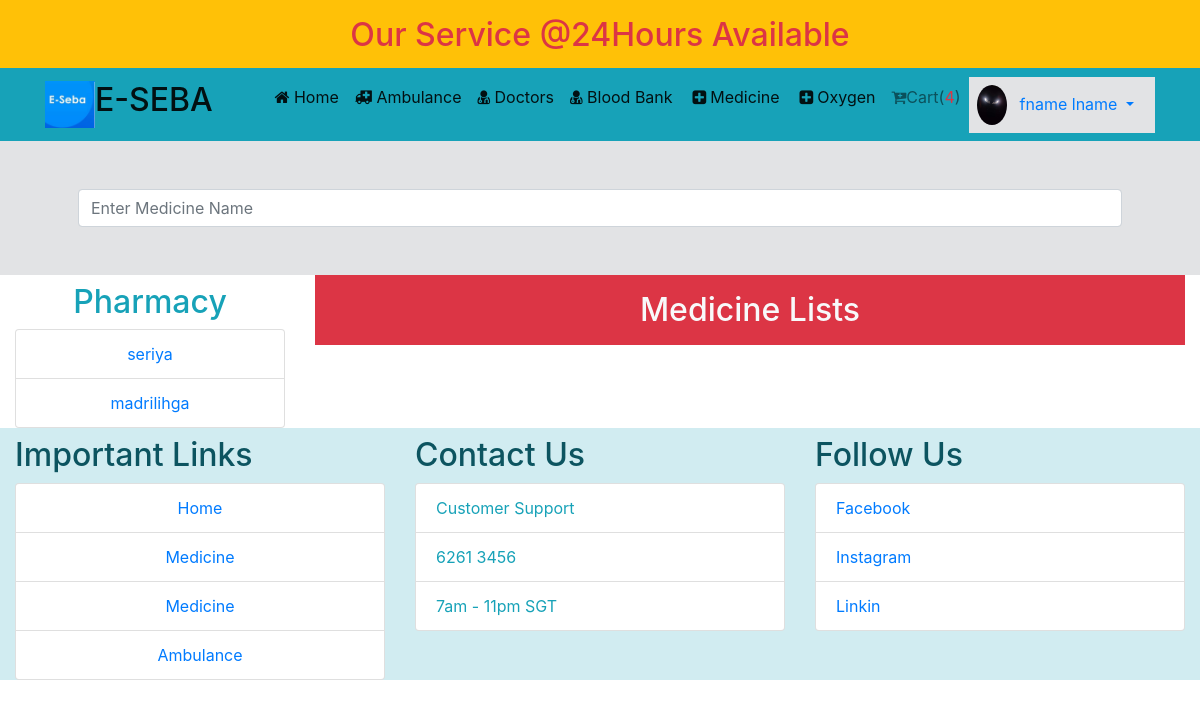
/medicine.php (signed in), run on an earlier commit of the app's database.
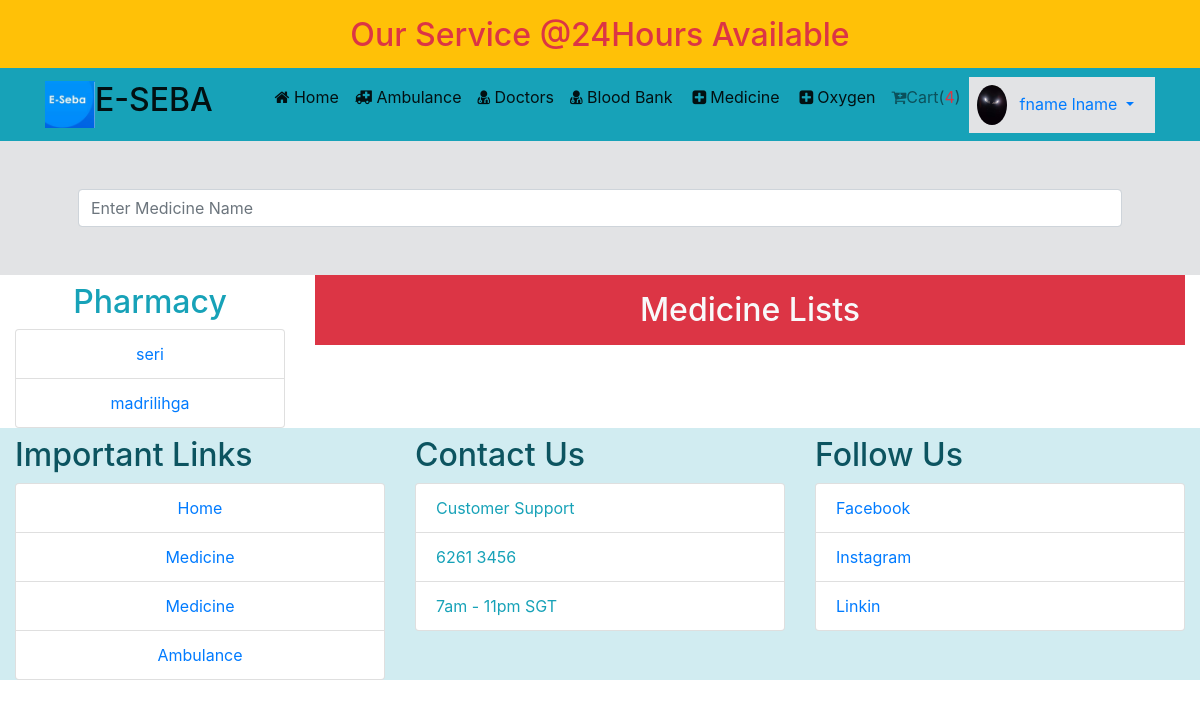
And on a later commit of the database.
### tables this page shows
CREATE TABLE `pharmacy` (
  `phar_id` int(11) NOT NULL,
  `phar_name` varchar(200) NOT NULL,
  `seller_id` int(11) NOT NULL
);

### lib/Session.php (called while the page is built, shortened)
<?php
class Session{
	 public static function get($key){
	 	if (isset($_SESSION[$key])) {
	 		return $_SESSION[$key];
	 	} else {
	 		return false;
	 	}
	 }
}
?>

### classes/Medicine.php (called while the page is built, shortened)
<?php
 $filepath = realpath(dirname(__FILE__));
 include_once ($filepath.'/../lib/Database.php');
class Medicine
{
	private $db;
	function __construct(){
		$this->db = new Database();
	}
	public function allPharmacy(){
		$sql ='SELECT * FROM pharmacy';
		$fetchAll = $this->db->select($sql);
		return $fetchAll;
	}
}

### lib/Database.php (called while the page is built, shortened)
<?php
Class Database{
	public $host   = DB_HOST;
	public $user   = DB_USER;
	public $pass   = DB_PASS;
	public $dbname = DB_NAME;
	public $link;
	private function connectDB(){
	$this->link = new mysqli($this->host, $this->user, $this->pass, $this->dbname);
 }
	public function select($query){
		$result = $this->link->query($query) or die($this->link->error.__LINE__);
		if($result->num_rows > 0){
			return $result;
		} else {
			return false;
		}
	}
}

### medicine.php (the view, shortened to what this page needs)
<?php include "layout/header.php"; ?>
<section class="container-fluid alert-secondary">
	<div class="container p-5">
		<input type="text" id="search_meditext" class="form-control" name="" placeholder="Enter Medicine Name">
	</div>
</section>
<section class="container-fluid">
	<div class="row">
		<div class="col-md-3">
			<p class="h2 mt-2 text-center text-info">Pharmacy</p>
			<ul class="list-group">
			<?php
				$result = $Medicine->allPharmacy();
				if($result){
					while($value = $result->fetch_assoc()){
						echo ' <li class="list-group-item text-center"><a class="" href="pharmacy.php?pharmacy='.$value['phar_id'].'">'.$value['phar_name'].'</a></li>';
					}
				}
			?>
			</ul>
		</div>
		<div class="col-md-9">
			<div class="">
				<h2 class="text-center text-light bg-danger p-3">Medicine Lists</h2>
		</div>
	</div>
</section>
<?php include "layout/footer.php"; ?>

### layout/header.php (shortened to what this page needs)
<?php
   $filepath = realpath(dirname(__FILE__));
   include_once ($filepath.'/../lib/Session.php');
  $Menu = new Menu();
  $Medicine = new Medicine();
?>
<!doctype html>
<html lang="en">
  <head>
    <link rel="stylesheet" href="https://maxcdn.bootstrapcdn.com/bootstrap/4.0.0/css/bootstrap.min.css">
    <link rel="stylesheet" href="https://cdnjs.cloudflare.com/ajax/libs/animate.css/4.1.1/animate.min.css">
    <link rel="stylesheet" href="https://cdnjs.cloudflare.com/ajax/libs/font-awesome/4.7.0/css/font-awesome.min.css">
  </head>
  <body>
<div class="sticky-top">
  <div class="bg-warning ">
    <h2 class="text-center text-danger p-3 animate__animated animate__heartBeat animate__infinite">Our Service @24Hours Available</h2>
  </div>
    <nav class="navbar bg-info navbar-light navbar-expand-sm" height="200" style="margin-top:-10px" >
        <div class="container">
            <a href="home.php" class="navbar-brand d-flex" data-toggle="tooltip" title="E-Medicare">
              <img class="img-fluid mx-auto deming" src="images/unnamed.jpg" width="50">
              <h2>E-SEBA</h2>
            </a>
            <div class="collapse navbar-collapse" id="menu">
                <ul class="navbar-nav">
                     <li class="nav-item active middle_header">
                         <a href="home.php" class="nav-link"><span class="fa fa-home"></span> Home</a>
                     </li>
                     <li class="nav-item active middle_header">
                         <a href="ambulance.php" class="nav-link"><span class="fa fa-ambulance"></span> Ambulance</a>
                     </li>
                     <li class="nav-item active middle_header">
                         <a href="doctors.php" class="nav-link"><span class="fa fa-user-md"></span> Doctors</a>
                     </li>
                     <li class="nav-item active middle_header">
                         <a href="bloodbank.php" class="nav-link"><span class="fa fa-user-md"></span> Blood Bank</a>
                     </li>
                     <li class="nav-item active middle_header">
                         <a href="medicine.php" class="nav-link"><span class="fa fa-plus-square p-1"></span>Medicine</a>
                     </li>
                     <li class="nav-item active middle_header">
                         <a href="oxygen.php" class="nav-link"><span class="fa fa-plus-square p-1"></span>Oxygen</a>
                     </li>
              <?php
					    	$login = Session::get('cuslogin');
					    	if ($login) {
					    ?>
                     <li class="nav-item middle_header">
                         <a href="cart.php" class="nav-link"><span class="fa fa-cart-plus"></span>Cart(<span class="text-danger" id="cartcount"><?php echo $Menu->CountCartItem();?></span>)</a>
                     </li>
                     <li class="nav-item middle_header">
                         <div class="dropdown show d-flex alert-secondary p-2">
                         		<img src="images/pp.jpg" width="30" class="rounded-circle">
													  <a class="btn dropdown-toggle" href="#" role="button" id="dropdownMenuLink" data-toggle="dropdown" aria-haspopup="true" aria-expanded="false">
													    <?php echo Session::get('cmrname'); ?>
													  </a>
													</div>
                     </li>
                  <?php } ?>
                 </ul>
            </div>
        </div>
    </nav>
  </div>

### layout/footer.php (shortened to what this page needs)
<footer class="container-fluid alert-info">
	<div class="">
		<div class="row">
			<div class="col-md-4">
				<h2 class="mt-2">Important Links</h2>
				<ul class="list-group">
				  <li class="list-group-item text-center"><a class="" href="">Home</a></li>
				  <li class="list-group-item text-center"><a class="" href="">Medicine</a></li>
				  <li class="list-group-item text-center"><a href="">Medicine</a></li>
				  <li class="list-group-item text-center"><a href="">Ambulance</a></li>
				</ul>
			</div>
			<div class="col-md-4">
				<h2 class="mt-2">Contact Us</h2>
				<ul class="list-group text-info">
				  <li class="list-group-item">Customer Support</li>
				  <li class="list-group-item">6261 3456</li>
				  <li class="list-group-item">7am - 11pm SGT</li>
				</ul>
			</div>
			<div class="col-md-4">
				<h2 class="mt-2">Follow Us</h2>
				<ul class="list-group">
				  <li class="list-group-item"><a href="">Facebook</a></li>
				  <li class="list-group-item"><a href="">Instagram</a></li>
				  <li class="list-group-item"><a href="">Linkin</a></li>
				</ul>
			</div>
		</div>
	</div>
</footer>
  </body>
</html>

What changed in the data, as far as the page shows it:
changed pharmacy: phar_name "seriya" → "seri"
